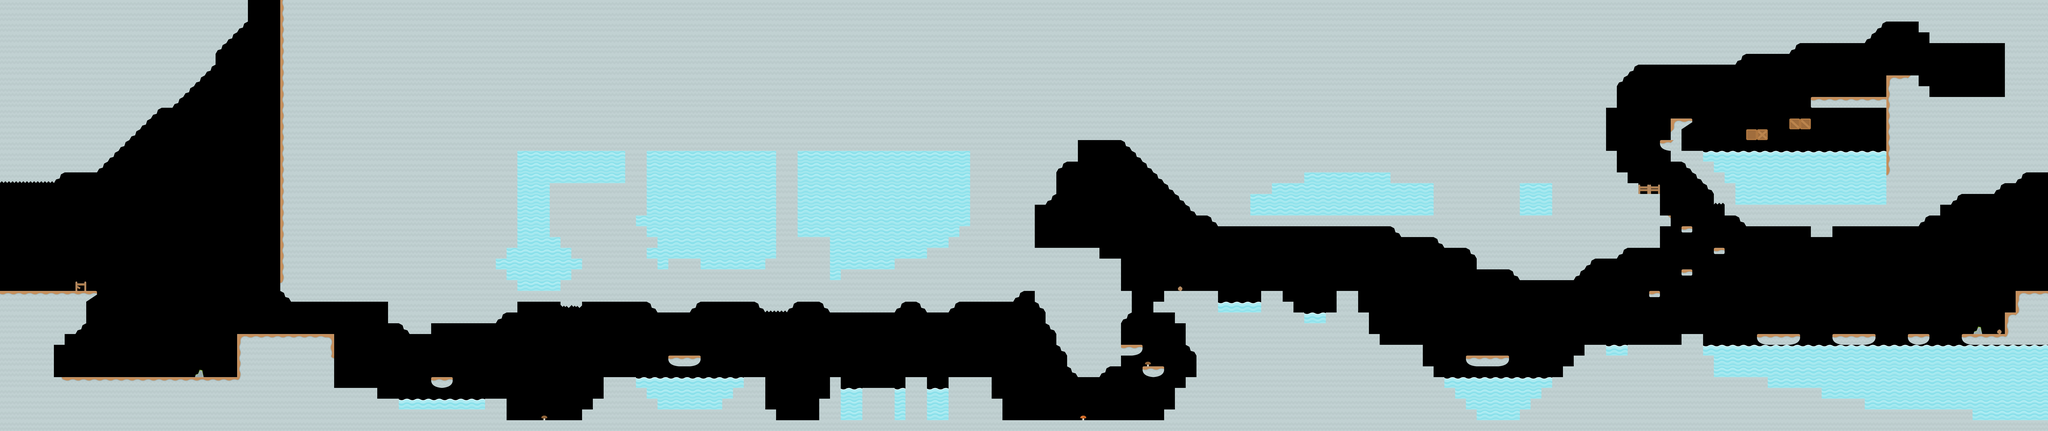

A level layout from a 2D game, rendered from its tile map. Below: a short description, then the map file with tile-grid data replaced by summaries:
An orthogonal 190x40 tile map with 64x64 px tiles, 3 tile layers (tileLayer, hazardLayer, elementLayer), 3 tilesets and 64 objects (40x coin, 6x flyer, 4x destroy, 3x staticshooter, 2x attacker, ...).

<map version="1.0" orientation="orthogonal" renderorder="right-down" width="190" height="40" tilewidth="64" tileheight="64" nextobjectid="142">
    <tileset firstgid="1" name="world" tilewidth="64" tileheight="64" spacing="16" margin="8" tilecount="36" columns="36">
        <image source="world3.png" width="2880" height="80" />
    </tileset>
    <tileset firstgid="37" name="elements1" tilewidth="64" tileheight="64" spacing="16" margin="8" tilecount="40" columns="40">
        <image source="elements1.png" width="3200" height="80" />
    </tileset>
    <tileset firstgid="77" name="hazard" tilewidth="64" tileheight="64" spacing="16" margin="8" tilecount="9" columns="9">
        <image source="hazard.png" width="720" height="80" />
    </tileset>
    <layer name="tileLayer" width="190" height="40">
        <data>[7600 cells, 4486 non-empty, 22 distinct tile ids]</data>
    </layer>
    <objectgroup name="gameObjects">
        <object id="1" name="player" x="128" y="1600" width="64" height="128" />
        <object id="55" name="exit" x="11968" y="1536" width="128" height="192" />
        <object id="72" name="coin" x="2560" y="2112" width="64" height="64" />
        <object id="73" name="coin" x="2624" y="2112" width="64" height="64" />
        <object id="74" name="coin" x="4032" y="1984" width="64" height="64" />
        <object id="75" name="coin" x="4096" y="1984" width="64" height="64" />
        <object id="76" name="coin" x="5248" y="2112" width="64" height="64" />
        <object id="77" name="coin" x="5504" y="2112" width="64" height="64" />
        <object id="78" name="coin" x="7296" y="1536" width="64" height="64" />
        <object id="79" name="coin" x="7360" y="1536" width="64" height="64" />
        <object id="80" name="coin" x="8832" y="1984" width="64" height="64" />
        <object id="81" name="coin" x="8896" y="1984" width="64" height="64" />
        <object id="82" name="coin" x="9728" y="1920" width="64" height="64" />
        <object id="83" name="coin" x="9792" y="1920" width="64" height="64" />
        <object id="84" name="coin" x="9856" y="1920" width="64" height="64" />
        <object id="85" name="coin" x="9920" y="1920" width="64" height="64" />
        <object id="86" name="coin" x="10432" y="1856" width="64" height="64" />
        <object id="87" name="coin" x="10496" y="1856" width="64" height="64" />
        <object id="88" name="coin" x="10880" y="1856" width="64" height="64" />
        <object id="89" name="coin" x="10944" y="1856" width="64" height="64" />
        <object id="90" name="coin" x="11328" y="1856" width="64" height="64" />
        <object id="91" name="coin" x="11392" y="1856" width="64" height="64" />
        <object id="92" name="coin" x="11456" y="256" width="64" height="64" />
        <object id="93" name="coin" x="11520" y="256" width="64" height="64" />
        <object id="94" name="coin" x="11584" y="256" width="64" height="64" />
        <object id="95" name="coin" x="11648" y="256" width="64" height="64" />
        <object id="96" name="coin" x="11712" y="256" width="64" height="64" />
        <object id="97" name="coin" x="11776" y="256" width="64" height="64" />
        <object id="98" name="coin" x="11776" y="320" width="64" height="64" />
        <object id="99" name="coin" x="11712" y="320" width="64" height="64" />
        <object id="100" name="coin" x="11648" y="320" width="64" height="64" />
        <object id="101" name="coin" x="11584" y="320" width="64" height="64" />
        <object id="102" name="coin" x="11520" y="320" width="64" height="64" />
        <object id="103" name="coin" x="11456" y="320" width="64" height="64" />
        <object id="105" name="helmetgreen" x="1536" y="1856" width="64" height="64" />
        <object id="106" name="staticshooter" x="11776" y="1856" width="64" height="128" />
        <object id="109" name="staticshooter" x="8000" y="1600" width="64" height="128" />
        <object id="110" name="doublewalker" x="1792" y="1856" width="64" height="128" />
        <object id="113" name="attacker" x="6848" y="2368" width="64" height="128" />
        <object id="114" name="attacker" x="1280" y="2112" width="64" height="128" />
        <object id="115" name="jumper" x="3520" y="2240" width="64" height="128" />
        <object id="119" name="flyer" x="4736" y="2112" width="64" height="128" />
        <object id="120" name="flyer" x="2432" y="2112" width="64" height="128" />
        <object id="121" name="drunkflyer" x="6848" y="1536" width="64" height="128" />
        <object id="122" name="flyer" x="6592" y="1216" width="64" height="128" />
        <object id="123" name="flyer" x="9024" y="1984" width="64" height="128" />
        <object id="124" name="flyer" x="10752" y="1856" width="64" height="128" />
        <object id="125" name="drunkflyer" x="9600" y="1856" width="64" height="128" />
        <object id="126" name="coin" x="6144" y="1344" width="64" height="64" />
        <object id="127" name="coin" x="6208" y="1344" width="64" height="64" />
        <object id="128" name="coin" x="6272" y="1344" width="64" height="64" />
        <object id="129" name="coin" x="6336" y="1344" width="64" height="64" />
        <object id="130" name="coin" x="6400" y="1344" width="64" height="64" />
        <object id="131" name="coin" x="6464" y="1344" width="64" height="64" />
        <object id="132" name="coin" x="3136" y="2240" width="64" height="64" />
        <object id="133" name="coin" x="3200" y="2240" width="64" height="64" />
        <object id="134" name="staticshooter" x="3648" y="2112" width="64" height="128" />
        <object id="135" name="flyer" x="5824" y="2112" width="64" height="128" />
        <object id="136" name="block" type="X" x="896" y="1856" width="64" height="128" />
        <object id="137" name="block2" x="10176" y="704" width="64" height="128" />
    </objectgroup>
    <objectgroup name="interactionObjects">
        <object id="138" name="destroy" x="10368" y="768" width="64" height="64" />
        <object id="139" name="destroy" x="10432" y="768" width="64" height="64" />
        <object id="140" name="destroy" x="10688" y="704" width="64" height="64" />
        <object id="141" name="destroy" x="10624" y="704" width="64" height="64" />
    </objectgroup>
    <layer name="hazardLayer" width="190" height="40">
        <data>[7600 cells, 744 non-empty, 2 distinct tile ids]</data>
    </layer>
    <layer name="elementLayer" width="190" height="40" opacity="0.9">
        <data>[7600 cells, 10 non-empty, 6 distinct tile ids]</data>
    </layer>
</map>
